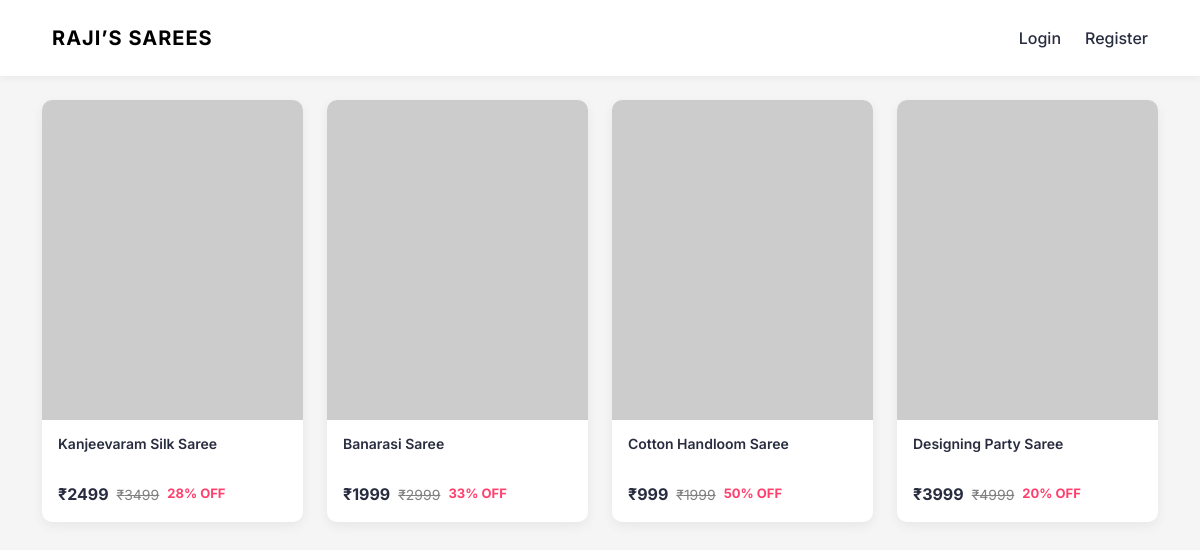
The page / on the database its author committed.
### app.py (models this page shows)
class Product(db.Model):
    id = db.Column(db.Integer, primary_key=True)
    name = db.Column(db.String(150), nullable=False)
    mrp = db.Column(db.Integer, nullable=False)      # NEW
    price = db.Column(db.Integer, nullable=False)    # Sale price
    stock = db.Column(db.Integer, nullable=False)  # NEW
    image = db.Column(db.String(300), nullable=False)
    description = db.Column(db.Text, nullable=False)

### app.py (the view)
@app.route("/")
def home():
    products = Product.query.all()
    return render_template("home.html", sarees=products)

### app.py (called while the page is built, shortened)
@app.context_processor
def inject_cart_count():
    return {"cart_count": 0}

### templates/home.html (shortened to what this page needs)
{% extends "base.html" %}
{% block content %}
<div class="row g-4">
{% for saree in sarees %}
<div class="col-md-3">
  <div class="product-card">
    <a href="/product/{{ saree.id }}">
      <img src="{{ saree.image }}" class="product-img">
    </a>
    <div class="p-3">
      <h6 class="product-name">{{ saree.name }}</h6>
      <div class="price-box">
        <span class="sale-price">₹{{ saree.price }}</span>
        <span class="mrp">₹{{ saree.mrp }}</span>
        <span class="discount">
          {{ ((saree.mrp - saree.price) * 100 // saree.mrp) }}% OFF
        </span>
      </div>
    </div>
  </div>
</div>
{% endfor %}
</div>
{% endblock %}

### static/css/style.css (style rules this page uses)
* { margin: 0; padding: 0; box-sizing: border-box; }
body { font-family: 'Inter', sans-serif; background-color: #f5f5f6; color: #282c3f; }
body { background-color: #f5f5f5; }
.product-card { border: none; transition: transform 0.3s; }
.product-card { background: #fff; border-radius: 10px; overflow: hidden; transition: all 0.3s ease; box-shadow: 0 4px 12px rgba(0,0,0,0.06); }
.product-img { width: 100%; height: 320px; object-fit: cover; }
.product-card { background: white; border-radius: 10px; overflow: hidden; position: relative; transition: all 0.3s ease; cursor: pointer; }
.product-name { font-size: 14px; font-weight: 600; height: 38px; overflow: hidden; }
.price-box { display: flex; align-items: center; gap: 8px; }
.sale-price { font-weight: bold; font-size: 16px; }
.mrp { text-decoration: line-through; color: gray; font-size: 14px; }
.discount { color: #ff3f6c; font-size: 13px; font-weight: bold; }

### rows shown on the page
Product: name "Kanjeevaram Silk Saree", price "2499", mrp "3499", ((saree.mrp-saree.price)*100//saree.mrp) "28"
Product: name "Banarasi Saree", price "1999", mrp "2999", ((saree.mrp-saree.price)*100//saree.mrp) "33"
Product: name "Cotton Handloom Saree", price "999", mrp "1999", ((saree.mrp-saree.price)*100//saree.mrp) "50"
Product: name "Designing Party Saree", price "3999", mrp "4999", ((saree.mrp-saree.price)*100//saree.mrp) "20"
